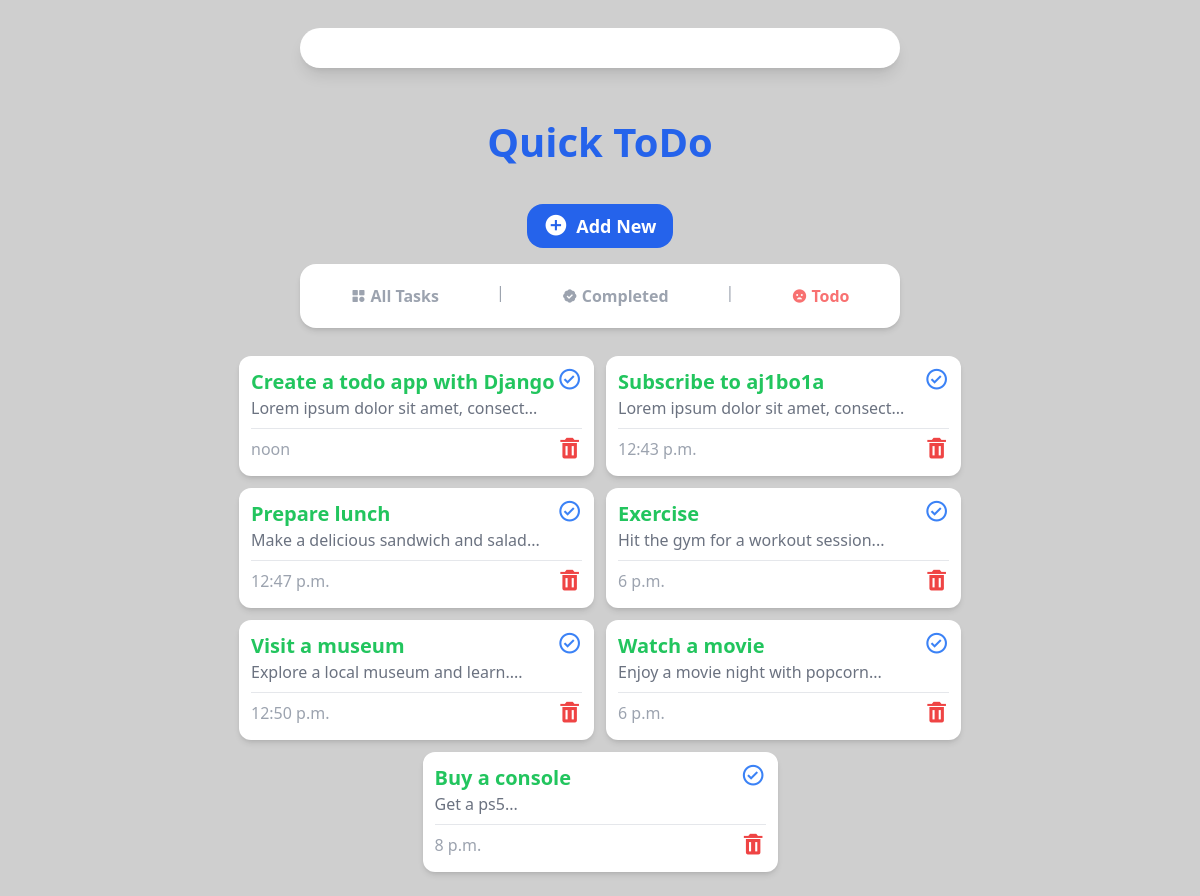
Page /remaining on the earlier database version.
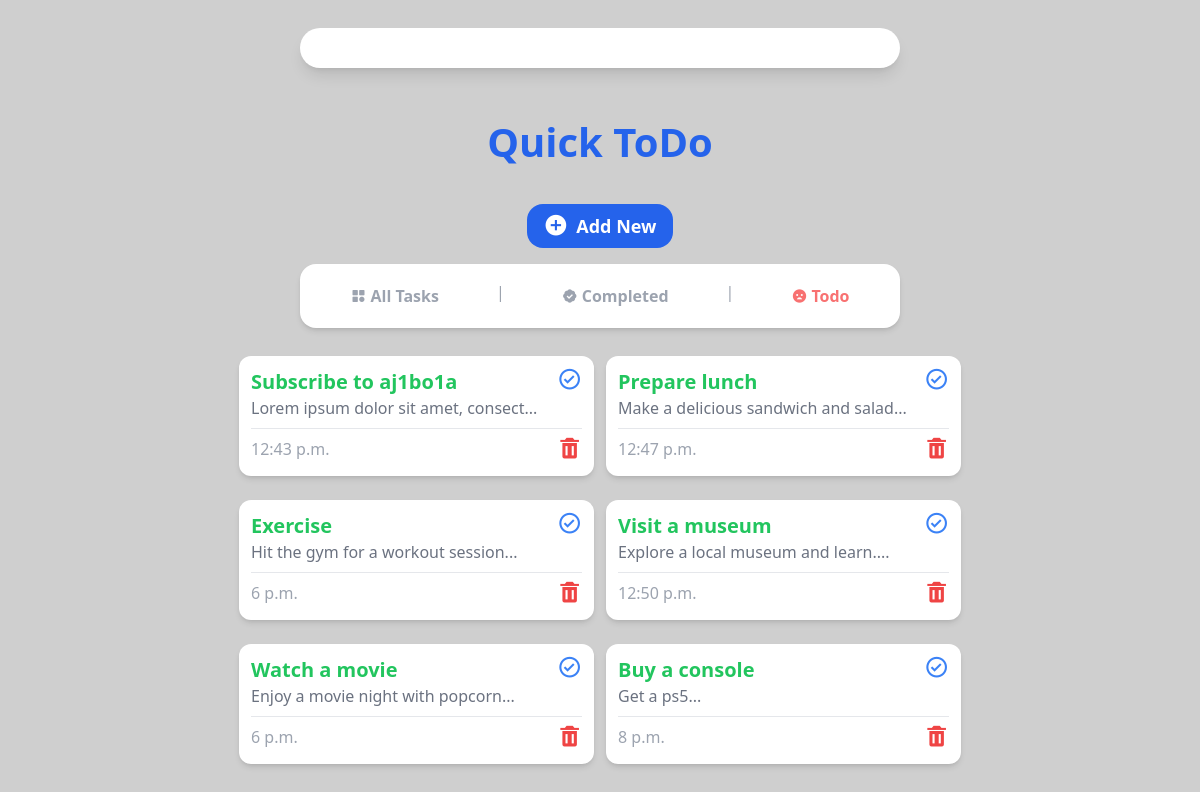
Same page on the later database version.
### tasks/models.py (models this page shows, shortened)
class Task(models.Model):
    title = models.CharField(max_length=35)
    description = models.TextField(null=True, blank=True)
    due_date = models.DateField()
    due_time = models.TimeField()
    completed = models.BooleanField(default=False)

### tasks/views.py (the view)
# urls.py: path("remaining", views.remaining, name="remaining"),
def remaining(request):
    remaining_tasks = Task.objects.filter(completed=False)
    return render(request, "remaining.html", {'tasks': remaining_tasks,})

### tasks/templates/remaining.html
{% include 'base.html' %}
{% include 'remaining_nav.html' %}
{% block content %}
    <section
      class="flex flex-1 flex-wrap justify-center gap-3 bg-[#fff0] w-10/12 md:w-11/12 h-full mb-3 rounded-2xl p-3 overflow-y-auto scrollbar-hide"
    >
      {% for task in tasks %}
      <div
        class="w-[355px] shadow-md flex flex-col bg-white h-[120px] rounded-xl p-3"
      >
        <div class="flex flex-row justify-between">
          <div>
            <a href="{% url 'task_detail' task.id %}">
              <h1 class="text-green-500 font-semibold text-xl">
                {{ task.title }}
              </h1>
            </a>
            <p class="text-gray-500 text-md">
              {{ task.description | slice:":35"}}...
            </p>
          </div>
          <a href="{% url 'toggle_completed' task.id %}">
            <i class="bx bx-check-circle bx-sm text-blue-500"></i>
          </a>
        </div>
        <hr class="border-t border-gray-200 my-2" />
        <div class="flex flex-row justify-between">
          <h2 class="text-gray-500 font-bold">
            {{ due_date }} <span class="font-medium text-gray-400">{{ task.due_time }}</span>
          </h2>
          <a href="{% url 'delete' task.id %}">
            <i class="bx bxs-trash bx-sm text-red-500"></i>
          </a>
        </div>
      </div>
      {% endfor %}
    </section>
{% endblock content %}

Differences in the rows shown:
no longer on this page (row edited): Task: title "Create a todo app with Django", description "Lorem ipsum dolor sit amet, consect", due_time "noon"
